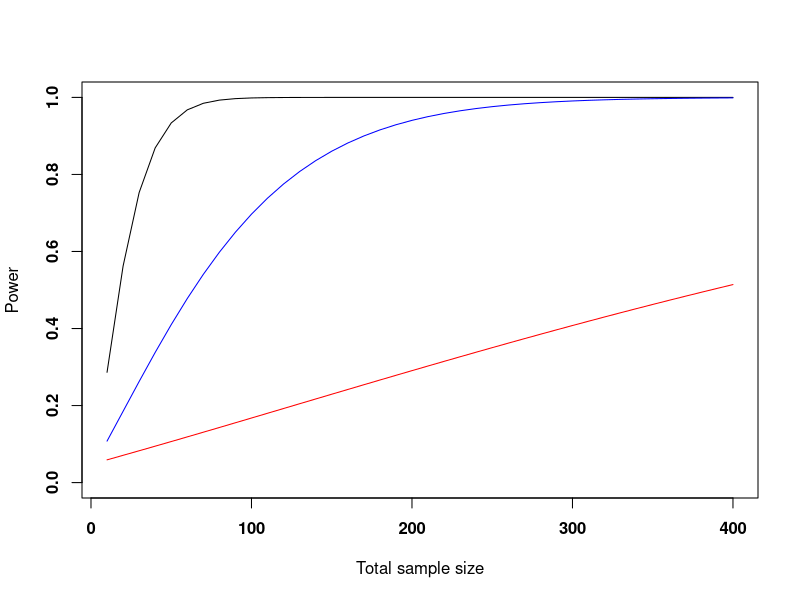
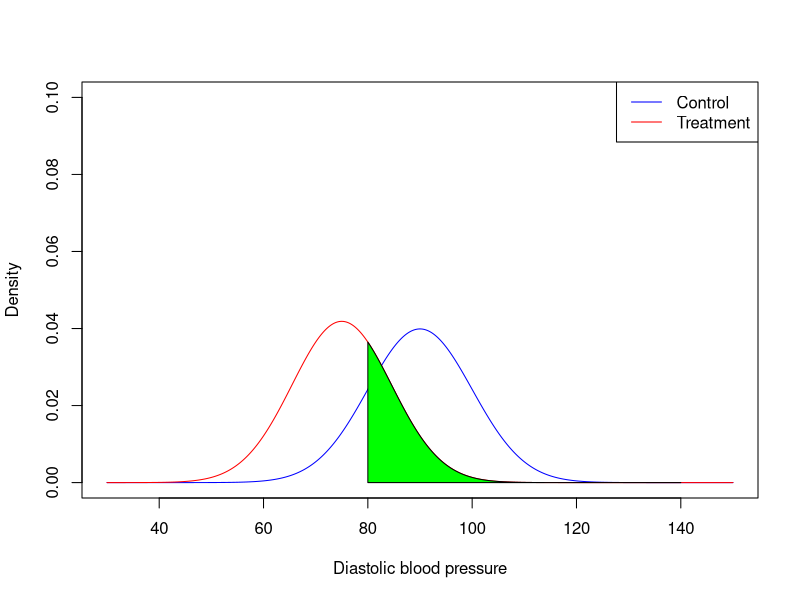
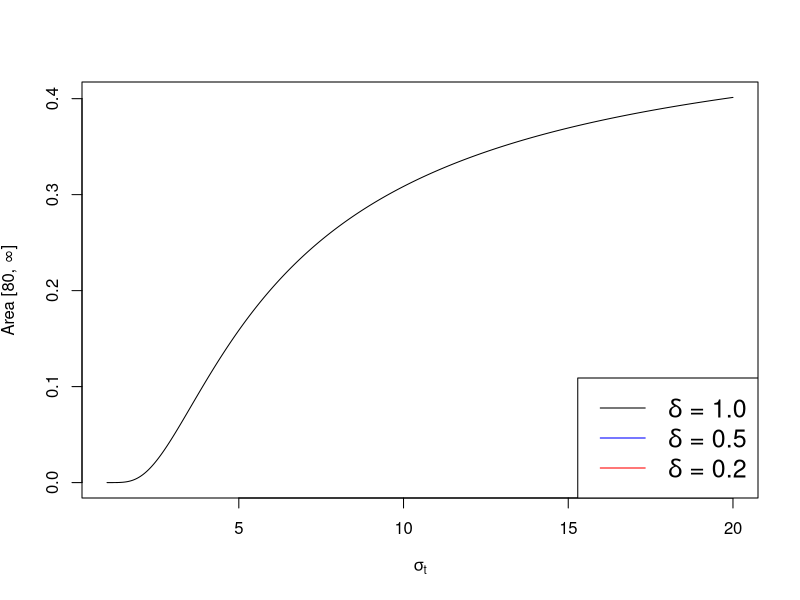

Source code (R) for these figures, in order:
library(pwr)

###Plot for the what is power slide?
nvec <- seq(5, 200, by=5)
powervec1 <- rep(NA, length = length(nvec))
powervec2 <- rep(NA, length = length(nvec))
powervec3 <- rep(NA, length = length(nvec))
for (i in 1:length(nvec)){
  powervec1[i] <- pwr.t.test(d = 1, n = nvec[i], sig.level=0.05, type = "two.sample")$power
  powervec2[i] <- pwr.t.test(d = 0.5, n = nvec[i], sig.level=0.05, type = "two.sample")$power
  powervec3[i] <- pwr.t.test(d = 0.2, n = nvec[i], sig.level=0.05, type = "two.sample")$power
}


plot(nvec*2, powervec1, type="l", ylim=c(0,1), xlab="Total sample size", ylab= "Power", font=2, cex= 1.5)
lines(nvec*2, powervec2, col="blue")
lines(nvec*2, powervec3, col="red")


##Plots for the uncertainty about variances plots
#diastolic blood pressure


x <- seq(30, 150, by = 0.1)
controly <- dnorm(x, 90, sd = 10)
treatmenty <- dnorm(x, 75, sd = 9.53)
plot(x, controly, type="l", ylim=c(0, 0.1), col="blue", xlab="Diastolic blood pressure", ylab = "Density")
lines(x, treatmenty, col="red")
legend("topright", legend = c("Control", "Treatment"), col = c("blue", "red"), lty=1)

notbenefitx <- seq(80, 140, by=0.1)
nottreatmenty <- dnorm(notbenefitx, 75, sd = 9.53)

polygon(c(notbenefitx[notbenefitx>=80], max(notbenefitx), 80), c(nottreatmenty[notbenefitx>=80], 0, 0), col="green")

1 - pnorm(80, 75, sd = 17)

sdvec <- seq(1, 20, by=0.01)

areaundercurve <- rep(NA, length = length(sdvec))

areaundercurve  <- (1 - pnorm(80, 75, sd = sdvec))


plot(sdvec, areaundercurve, type="l", xlab = expression(paste(sigma[t])), ylab= expression(paste("Area [80, ", infinity, "]")))


areaundercurve==0.2

diff = abs(areaundercurve-0.3)

which.min(diff)                                                                                          

sdvec[854]

legend("bottomright", legend = c(expression(paste(delta, " = 1.0")), expression(paste(delta, " = 0.5")),
                                 expression(paste(delta, " = 0.2")) ), col=c("black", "blue", "red"), lty=1, cex=1.5)
